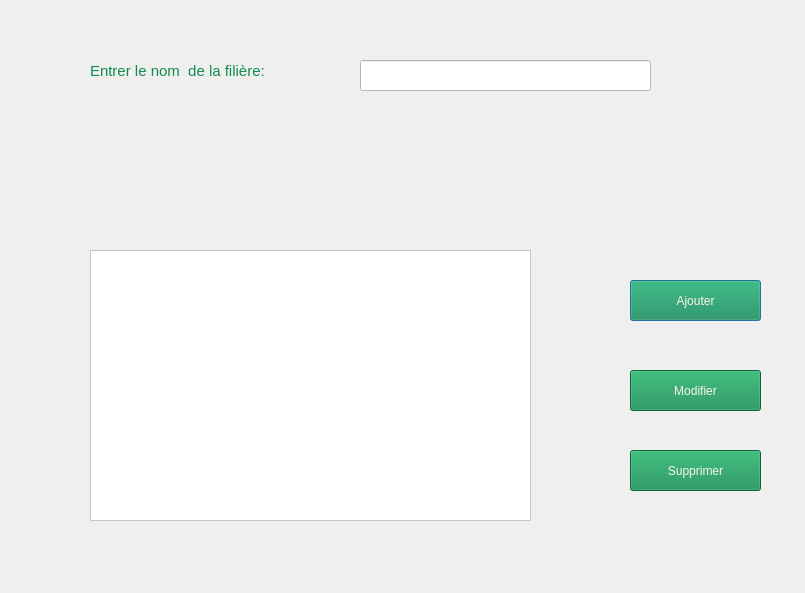
<?xml version="1.0" encoding="UTF-8"?>
<ui version="4.0">
 <class>Dialog</class>
 <widget class="QDialog" name="Dialog">
  <property name="geometry">
   <rect>
    <x>0</x>
    <y>0</y>
    <width>805</width>
    <height>593</height>
   </rect>
  </property>
  <property name="windowTitle">
   <string>Dialog</string>
  </property>
  <widget class="QPushButton" name="addbtn">
   <property name="geometry">
    <rect>
     <x>630</x>
     <y>280</y>
     <width>131</width>
     <height>41</height>
    </rect>
   </property>
   <property name="font">
    <font>
     <pointsize>9</pointsize>
    </font>
   </property>
   <property name="styleSheet">
    <string notr="true">background-color:#118B50;color:#FBF6E9;</string>
   </property>
   <property name="text">
    <string>Ajouter</string>
   </property>
  </widget>
  <widget class="QPushButton" name="deletebtn">
   <property name="geometry">
    <rect>
     <x>630</x>
     <y>450</y>
     <width>131</width>
     <height>41</height>
    </rect>
   </property>
   <property name="font">
    <font>
     <pointsize>9</pointsize>
    </font>
   </property>
   <property name="styleSheet">
    <string notr="true">background-color:#118B50;color:#FBF6E9;</string>
   </property>
   <property name="text">
    <string>Supprimer</string>
   </property>
  </widget>
  <widget class="QTableWidget" name="tableWidget">
   <property name="geometry">
    <rect>
     <x>90</x>
     <y>250</y>
     <width>441</width>
     <height>271</height>
    </rect>
   </property>
   <property name="accessibleName">
    <string/>
   </property>
   <property name="styleSheet">
    <string notr="true">background-color:white;</string>
   </property>
   <property name="alternatingRowColors">
    <bool>false</bool>
   </property>
   <property name="rowCount">
    <number>0</number>
   </property>
   <property name="columnCount">
    <number>2</number>
   </property>
   <attribute name="horizontalHeaderVisible">
    <bool>false</bool>
   </attribute>
   <attribute name="horizontalHeaderCascadingSectionResizes">
    <bool>true</bool>
   </attribute>
   <attribute name="horizontalHeaderMinimumSectionSize">
    <number>40</number>
   </attribute>
   <attribute name="horizontalHeaderDefaultSectionSize">
    <number>105</number>
   </attribute>
   <attribute name="horizontalHeaderHighlightSections">
    <bool>true</bool>
   </attribute>
   <attribute name="horizontalHeaderShowSortIndicator" stdset="0">
    <bool>false</bool>
   </attribute>
   <attribute name="horizontalHeaderStretchLastSection">
    <bool>false</bool>
   </attribute>
   <column/>
   <column/>
  </widget>
  <widget class="QPushButton" name="editbtn">
   <property name="geometry">
    <rect>
     <x>630</x>
     <y>370</y>
     <width>131</width>
     <height>41</height>
    </rect>
   </property>
   <property name="font">
    <font>
     <pointsize>9</pointsize>
    </font>
   </property>
   <property name="styleSheet">
    <string notr="true">background-color:#118B50;color:#FBF6E9;</string>
   </property>
   <property name="text">
    <string>Modifier</string>
   </property>
  </widget>
  <widget class="QLineEdit" name="name">
   <property name="geometry">
    <rect>
     <x>360</x>
     <y>60</y>
     <width>291</width>
     <height>31</height>
    </rect>
   </property>
   <property name="styleSheet">
    <string notr="true">background-color:white;</string>
   </property>
  </widget>
  <widget class="QLabel" name="label">
   <property name="geometry">
    <rect>
     <x>90</x>
     <y>40</y>
     <width>221</width>
     <height>61</height>
    </rect>
   </property>
   <property name="font">
    <font>
     <pointsize>11</pointsize>
    </font>
   </property>
   <property name="styleSheet">
    <string notr="true">color:#118B50;</string>
   </property>
   <property name="text">
    <string>Entrer le nom  de la filière:</string>
   </property>
  </widget>
 </widget>
 <resources/>
 <connections/>
</ui>
